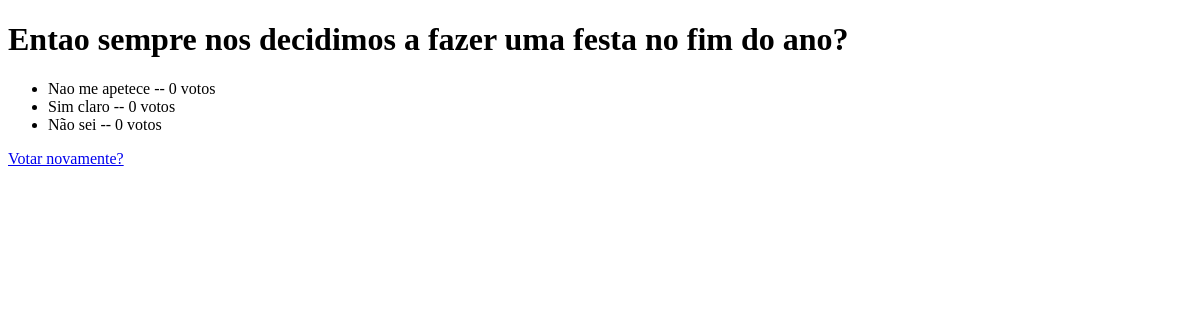
Before: /votacao/1/resultados with the older database file.
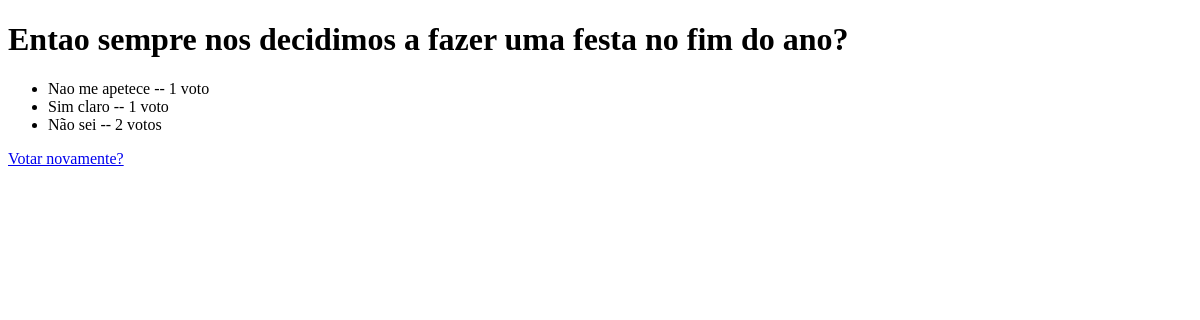
After: the same page with the newer database file.
### votacao/models.py (models this page shows, shortened)
class Questao(models.Model):
    questao_texto = models.CharField(max_length=200)
    pub_data = models.DateTimeField('data de publicacao')

class Opcao(models.Model):
    questao = models.ForeignKey(Questao, on_delete=models.CASCADE)
    opcao_texto = models.CharField(max_length=200)
    votos = models.IntegerField(default=0)

### votacao/views.py (the view)
# urls.py: path("<int:questao_id>/resultados", views.resultados, name="resultados")
def resultados(request, questao_id):
    questao = get_object_or_404(Questao, pk=questao_id)
    return render(request, 'votacao/resultados.html', {'questao': questao})

### votacao/templates/votacao/resultados.html (shortened to what this page needs)
<!DOCTYPE html>
<html lang="en">
<head>
</head>
<body>
    <h1>{{ questao.questao_texto }}</h1>
    <ul>
    {% for opcao in questao.opcao_set.all %}
        <li>{{ opcao.opcao_texto }} -- {{ opcao.votos }} voto{{ opcao.votos|pluralize }}</li>
    {% endfor %}
    </ul>
    <a href="{% url 'votacao:detalhe' questao.id %}">Votar novamente?</a>
</body>
</html>

Changed rows visible on the page:
changed Opcao "Nao me apetece": votos "0" → "1"
changed Opcao "Sim claro": votos "0" → "1"
changed Opcao "Não sei": votos "0" → "2"
